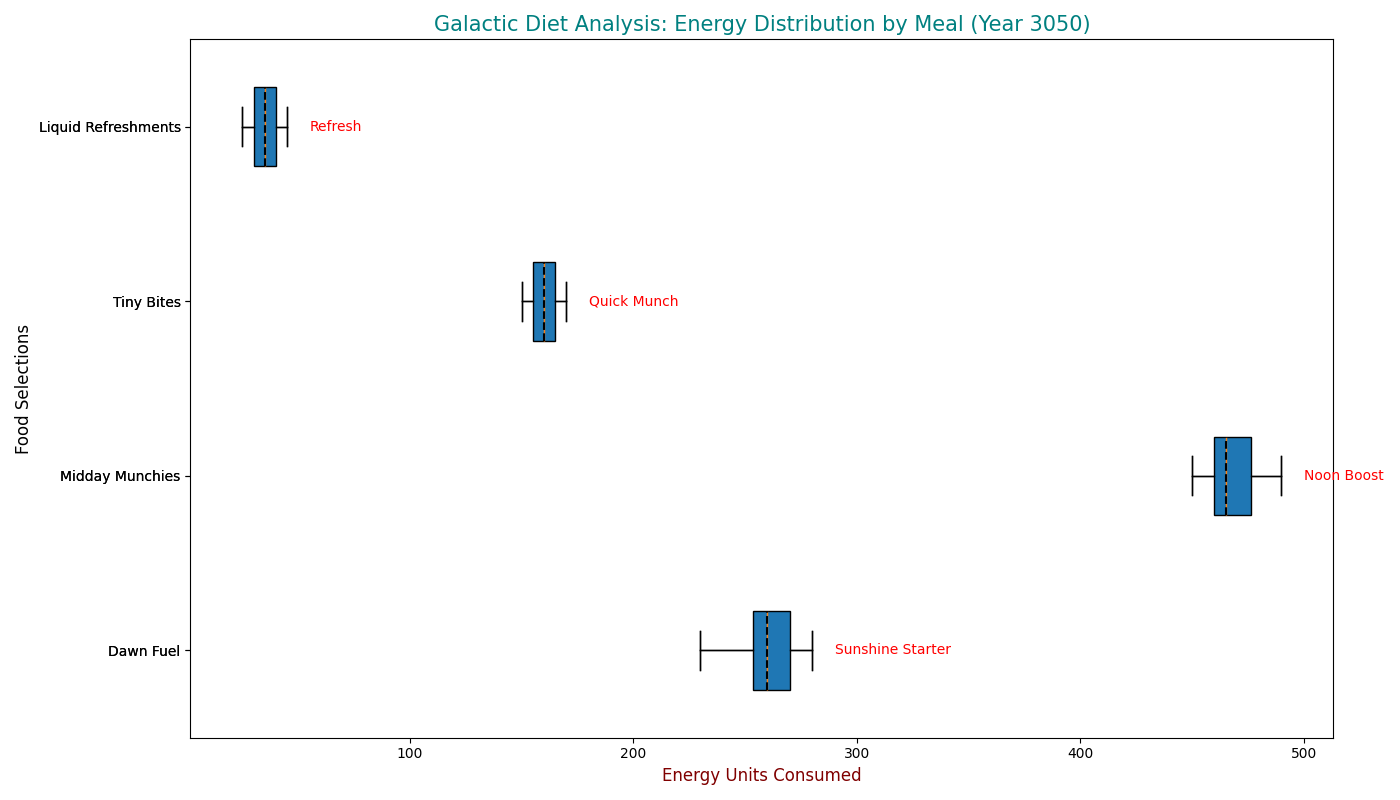

The script that drew this image:
import matplotlib.pyplot as plt

meal_types = ['Dawn Fuel', 'Midday Munchies', 'Tiny Bites', 'Liquid Refreshments']
calorie_intake = [
    [230, 250, 245, 270, 260, 255, 240, 255, 250, 265, 270, 275, 280, 260, 245, 250, 230, 255, 260, 250, 265, 270, 270, 255, 250, 275, 260, 265, 250, 255, 260, 270, 270, 275, 280, 260, 255, 270, 265, 250, 255, 270, 270, 275, 250, 255, 270, 265, 275, 280, 255, 260],
    [460, 470, 450, 480, 490, 475, 465, 460, 450, 480, 490, 475, 465, 460, 450, 490, 480, 475, 460, 450, 460, 475, 480, 465, 460, 475, 480, 490, 450, 460, 475, 460, 475, 450, 480, 465, 475, 480, 460, 450, 460, 480, 470, 465, 455, 470, 450, 480, 455, 465, 470, 460],
    [150, 160, 155, 170, 165, 160, 155, 160, 155, 165, 170, 165, 160, 155, 150, 165, 170, 155, 150, 160, 155, 165, 170, 155, 150, 165, 160, 165, 155, 150, 165, 155, 165, 150, 170, 155, 165, 160, 155, 150, 160, 170, 165, 155, 150, 170, 155, 165, 150, 155, 160, 150],
    [30, 35, 25, 40, 45, 35, 30, 32, 28, 42, 40, 35, 32, 30, 25, 40, 45, 35, 32, 28, 32, 35, 40, 35, 30, 35, 45, 40, 32, 30, 35, 32, 35, 25, 40, 35, 38, 40, 32, 30, 35, 40, 35, 32, 30, 40, 25, 40, 35, 32, 30, 28]
]

fig, ax = plt.subplots(figsize=(14, 8))

boxplot = ax.boxplot(calorie_intake, vert=False, patch_artist=True, labels=meal_types)

colors = ['#5F9EA0', '#FFD700', '#8A2BE2', '#FF4500']
for patch, color in zip(boxplot['boxes'], colors):
    patch.set_facecolor(color)

medianprops = dict(linestyle='--', linewidth=1.5, color='black')
ax.boxplot(calorie_intake, vert=False, patch_artist=True, labels=meal_types, 
           medianprops=medianprops)

plt.title('Galactic Diet Analysis: Energy Distribution by Meal (Year 3050)', fontsize=15, color='teal')
plt.ylabel('Food Selections', fontsize=12)
plt.xlabel('Energy Units Consumed', fontsize=12, color='maroon')

ax.xaxis.grid(False)

annotations = ["Sunshine Starter", "Noon Boost", "Quick Munch", "Refresh"]
for i, annotation in enumerate(annotations):
    ax.text(max(calorie_intake[i]) + 10, i + 1, annotation, ha='left', va='center', fontsize=10, color='red')

for box in boxplot['boxes']:
    box.set(linewidth=0)

plt.tight_layout()
plt.show()
